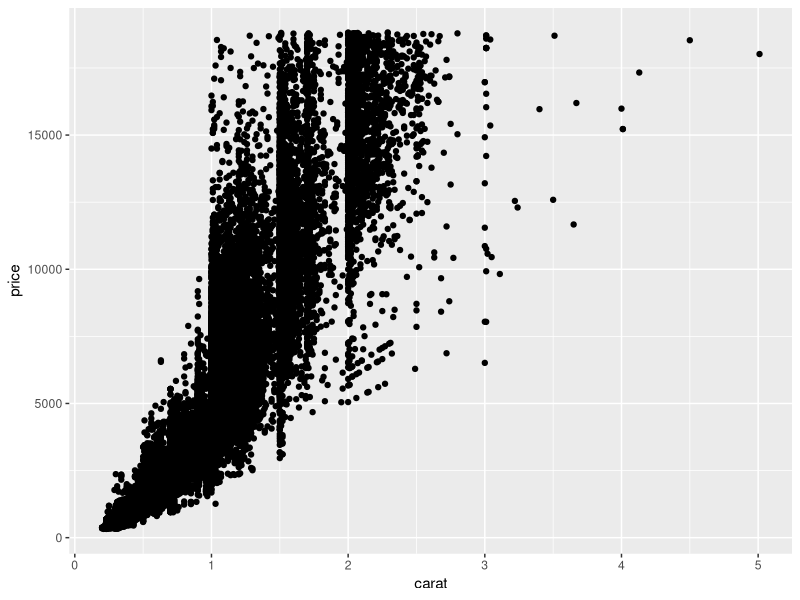
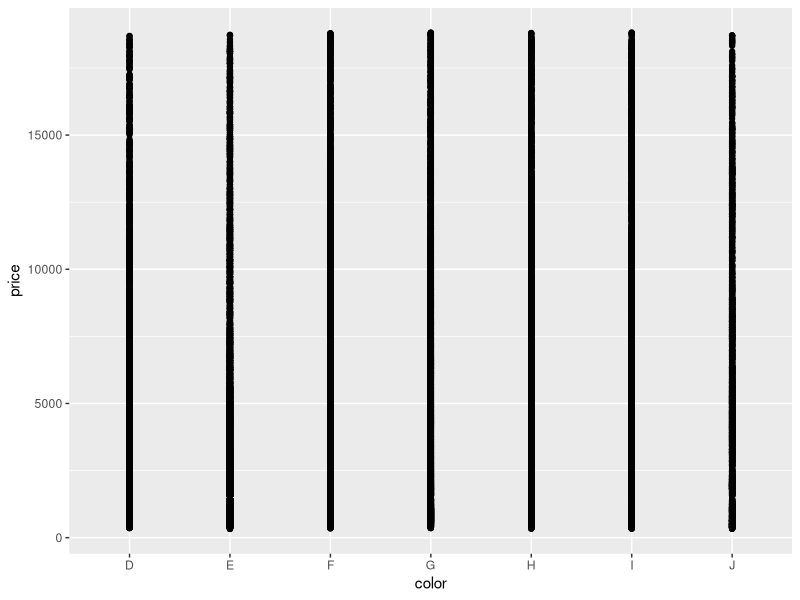
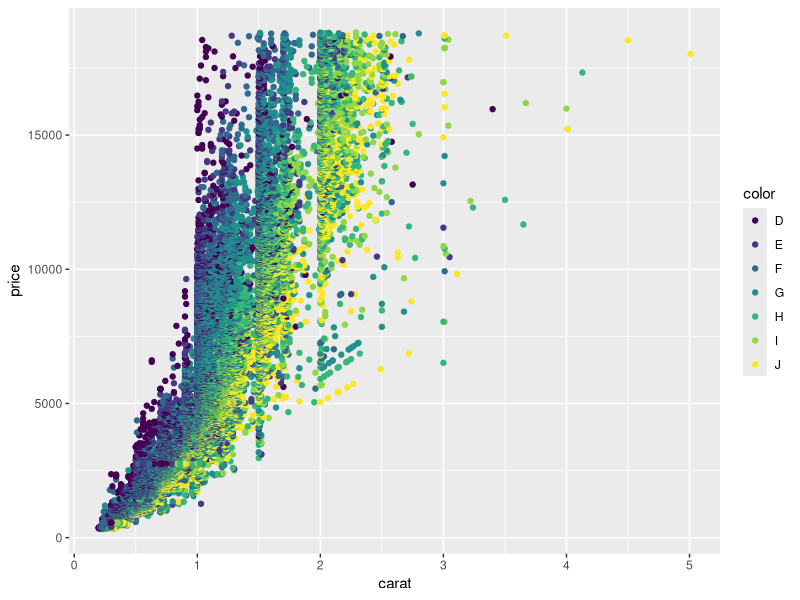
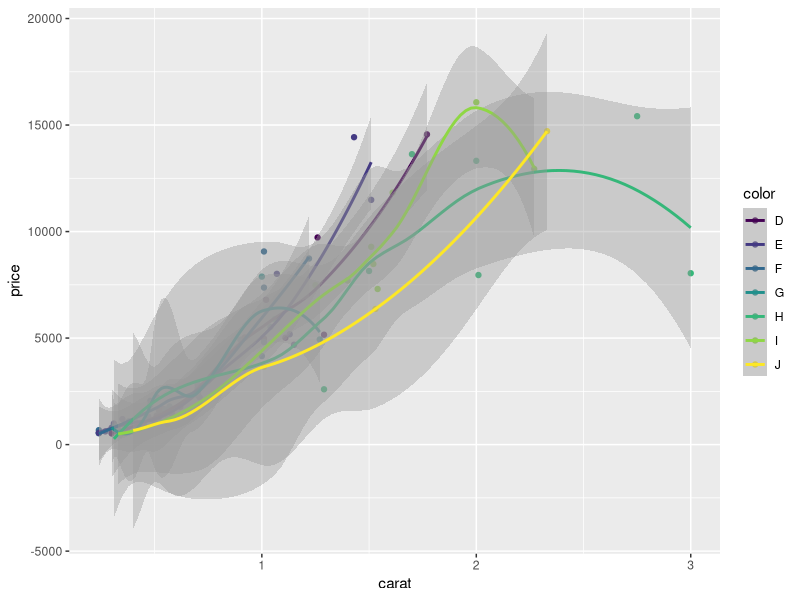
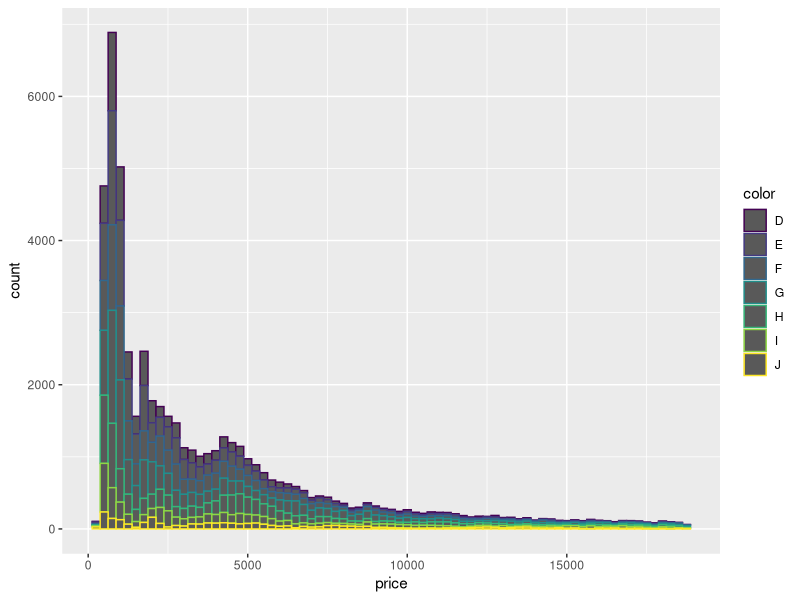
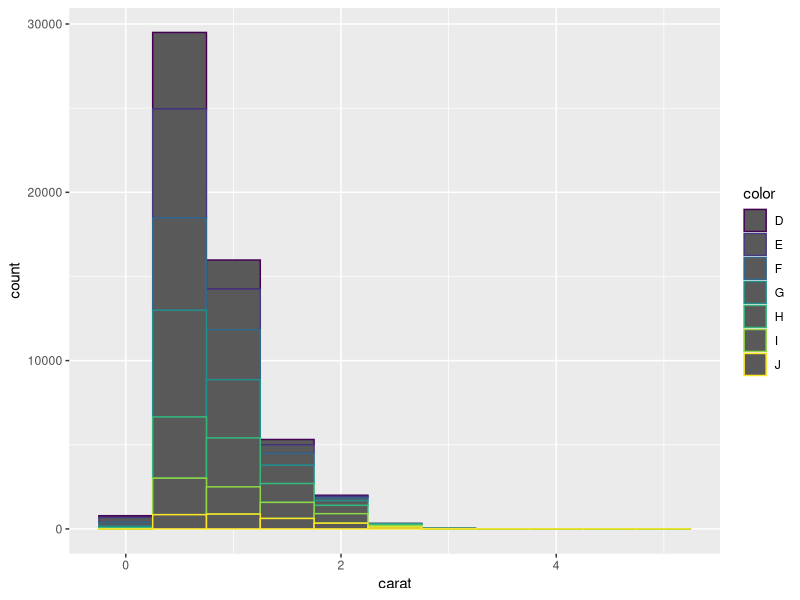

These figures' R source, in order:
## ---- chunk 1
library(tidyverse)
## ---- chunk 2
ggplot(data=diamonds, aes(x=carat,y=price)) +
  geom_point()
## ---- chunk 3
ggplot(data=diamonds, aes(x=color,y=price)) + 
  geom_point()
## ---- chunk 4
ggplot(data=diamonds, aes(x=carat,y=price,color=color)) +
  geom_point()
## ---- chunk 5
dsample <- diamonds[sample(nrow(diamonds), 100), ]
ggplot(data=dsample, aes(x=carat,y=price,color=color)) +
  geom_point() +
  geom_smooth()
## ---- chunk 6
ggplot(data=diamonds,aes(x=price, color = color)) +
  geom_histogram(binwidth = 250)

ggplot(data=diamonds,aes(x=carat, color = color)) +
  geom_histogram(binwidth = .5)
